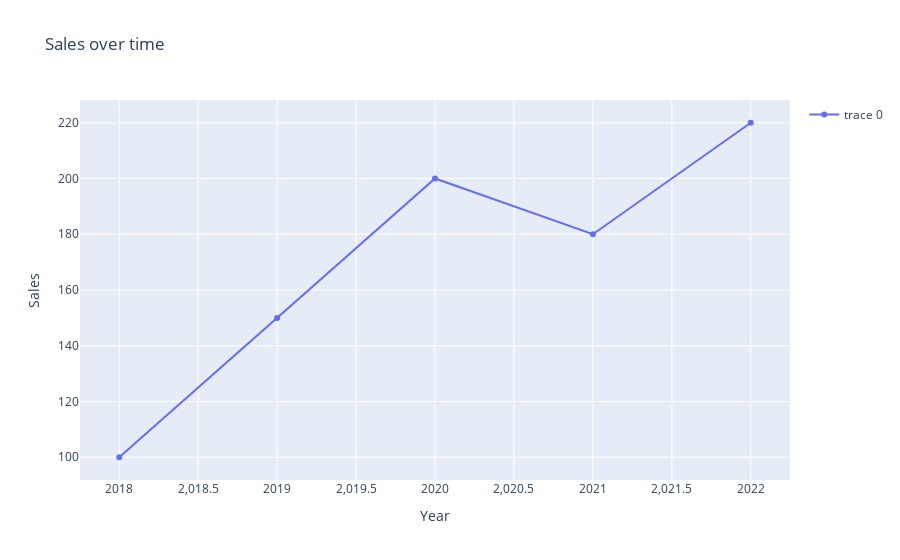

The code cell stored with this chart in its notebook:
### Code cell
# adding title , axis and legend

fig = go.Figure(data = go.Scatter(x=years, y= sales))
fig.update_layout(
    title = "Sales over time",
    xaxis_title ="Year",
    yaxis_title ="Sales",
    showlegend = True
)
fig.show()

### Figure 1 — Plotly figure (JSON) as saved in the notebook; plotly's stock layout.template omitted (floating-point values rounded to 4 significant figures)
{"data": [{"type": "scatter", "x": [2018, 2019, 2020, 2021, 2022], "y": [100, 150, 200, 180, 220]}], "layout": {"showlegend": true, "title": {"text": "Sales over time"}, "xaxis": {"title": {"text": "Year"}}, "yaxis": {"title": {"text": "Sales"}}}}
